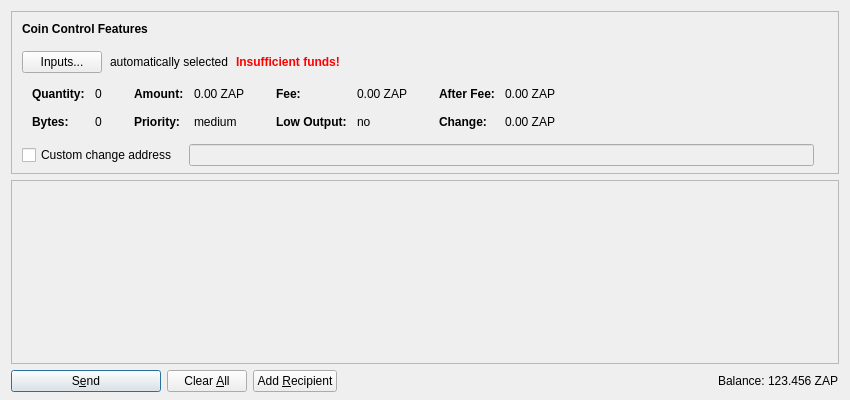
<?xml version="1.0" encoding="UTF-8"?>
<ui version="4.0">
 <class>SendCoinsDialog</class>
 <widget class="QDialog" name="SendCoinsDialog">
  <property name="geometry">
   <rect>
    <x>0</x>
    <y>0</y>
    <width>850</width>
    <height>400</height>
   </rect>
  </property>
  <property name="windowTitle">
   <string>Send Coins</string>
  </property>
  <layout class="QVBoxLayout" name="verticalLayout" stretch="0,1,0">
   <property name="bottomMargin">
    <number>8</number>
   </property>
   <item>
    <widget class="QFrame" name="frameCoinControl">
     <property name="sizePolicy">
      <sizepolicy hsizetype="Expanding" vsizetype="Expanding">
       <horstretch>0</horstretch>
       <verstretch>0</verstretch>
      </sizepolicy>
     </property>
     <property name="maximumSize">
      <size>
       <width>16777215</width>
       <height>16777215</height>
      </size>
     </property>
     <property name="frameShape">
      <enum>QFrame::StyledPanel</enum>
     </property>
     <property name="frameShadow">
      <enum>QFrame::Sunken</enum>
     </property>
     <layout class="QVBoxLayout" name="verticalLayoutCoinControl2">
      <property name="spacing">
       <number>0</number>
      </property>
      <property name="leftMargin">
       <number>0</number>
      </property>
      <property name="topMargin">
       <number>0</number>
      </property>
      <property name="rightMargin">
       <number>0</number>
      </property>
      <property name="bottomMargin">
       <number>6</number>
      </property>
      <item>
       <layout class="QVBoxLayout" name="verticalLayoutCoinControl" stretch="0,0,0,0,1">
        <property name="spacing">
         <number>0</number>
        </property>
        <property name="leftMargin">
         <number>10</number>
        </property>
        <property name="topMargin">
         <number>10</number>
        </property>
        <item>
         <layout class="QHBoxLayout" name="horizontalLayoutCoinControl1">
          <property name="bottomMargin">
           <number>15</number>
          </property>
          <item>
           <widget class="QLabel" name="labelCoinControlFeatures">
            <property name="sizePolicy">
             <sizepolicy hsizetype="Preferred" vsizetype="Maximum">
              <horstretch>0</horstretch>
              <verstretch>0</verstretch>
             </sizepolicy>
            </property>
            <property name="font">
             <font>
              <weight>75</weight>
              <bold>true</bold>
             </font>
            </property>
            <property name="styleSheet">
             <string notr="true">font-weight:bold;</string>
            </property>
            <property name="text">
             <string>Coin Control Features</string>
            </property>
           </widget>
          </item>
         </layout>
        </item>
        <item>
         <layout class="QHBoxLayout" name="horizontalLayoutCoinControl2" stretch="0,0,0,0">
          <property name="spacing">
           <number>8</number>
          </property>
          <property name="bottomMargin">
           <number>10</number>
          </property>
          <item>
           <widget class="QPushButton" name="pushButtonCoinControl">
            <property name="styleSheet">
             <string notr="true"/>
            </property>
            <property name="text">
             <string>Inputs...</string>
            </property>
           </widget>
          </item>
          <item>
           <widget class="QLabel" name="labelCoinControlAutomaticallySelected">
            <property name="text">
             <string>automatically selected</string>
            </property>
            <property name="margin">
             <number>5</number>
            </property>
           </widget>
          </item>
          <item>
           <widget class="QLabel" name="labelCoinControlInsuffFunds">
            <property name="font">
             <font>
              <weight>75</weight>
              <bold>true</bold>
             </font>
            </property>
            <property name="styleSheet">
             <string notr="true">color:red;font-weight:bold;</string>
            </property>
            <property name="text">
             <string>Insufficient funds!</string>
            </property>
            <property name="margin">
             <number>5</number>
            </property>
           </widget>
          </item>
          <item>
           <spacer name="horizontalSpacerCoinControl">
            <property name="orientation">
             <enum>Qt::Horizontal</enum>
            </property>
            <property name="sizeHint" stdset="0">
             <size>
              <width>40</width>
              <height>1</height>
             </size>
            </property>
           </spacer>
          </item>
         </layout>
        </item>
        <item>
         <widget class="QWidget" name="widgetCoinControl" native="true">
          <property name="sizePolicy">
           <sizepolicy hsizetype="Preferred" vsizetype="Preferred">
            <horstretch>0</horstretch>
            <verstretch>0</verstretch>
           </sizepolicy>
          </property>
          <property name="minimumSize">
           <size>
            <width>0</width>
            <height>0</height>
           </size>
          </property>
          <property name="styleSheet">
           <string notr="true"/>
          </property>
          <layout class="QHBoxLayout" name="horizontalLayoutCoinControl5">
           <property name="leftMargin">
            <number>0</number>
           </property>
           <property name="topMargin">
            <number>0</number>
           </property>
           <property name="rightMargin">
            <number>0</number>
           </property>
           <property name="bottomMargin">
            <number>0</number>
           </property>
           <item>
            <layout class="QHBoxLayout" name="horizontalLayoutCoinControl3" stretch="0,0,0,1">
             <property name="spacing">
              <number>20</number>
             </property>
             <property name="topMargin">
              <number>0</number>
             </property>
             <property name="bottomMargin">
              <number>10</number>
             </property>
             <item>
              <layout class="QFormLayout" name="formLayoutCoinControl1">
               <property name="horizontalSpacing">
                <number>10</number>
               </property>
               <property name="verticalSpacing">
                <number>14</number>
               </property>
               <property name="leftMargin">
                <number>10</number>
               </property>
               <property name="topMargin">
                <number>4</number>
               </property>
               <property name="rightMargin">
                <number>6</number>
               </property>
               <item row="0" column="0">
                <widget class="QLabel" name="labelCoinControlQuantityText">
                 <property name="font">
                  <font>
                   <weight>75</weight>
                   <bold>true</bold>
                  </font>
                 </property>
                 <property name="text">
                  <string>Quantity:</string>
                 </property>
                 <property name="margin">
                  <number>0</number>
                 </property>
                </widget>
               </item>
               <item row="0" column="1">
                <widget class="QLabel" name="labelCoinControlQuantity">
                 <property name="cursor">
                  <cursorShape>IBeamCursor</cursorShape>
                 </property>
                 <property name="contextMenuPolicy">
                  <enum>Qt::ActionsContextMenu</enum>
                 </property>
                 <property name="text">
                  <string notr="true">0</string>
                 </property>
                 <property name="margin">
                  <number>0</number>
                 </property>
                 <property name="textInteractionFlags">
                  <set>Qt::LinksAccessibleByMouse|Qt::TextSelectableByKeyboard|Qt::TextSelectableByMouse</set>
                 </property>
                </widget>
               </item>
               <item row="1" column="0">
                <widget class="QLabel" name="labelCoinControlBytesText">
                 <property name="font">
                  <font>
                   <weight>75</weight>
                   <bold>true</bold>
                  </font>
                 </property>
                 <property name="text">
                  <string>Bytes:</string>
                 </property>
                </widget>
               </item>
               <item row="1" column="1">
                <widget class="QLabel" name="labelCoinControlBytes">
                 <property name="cursor">
                  <cursorShape>IBeamCursor</cursorShape>
                 </property>
                 <property name="contextMenuPolicy">
                  <enum>Qt::ActionsContextMenu</enum>
                 </property>
                 <property name="text">
                  <string notr="true">0</string>
                 </property>
                 <property name="textInteractionFlags">
                  <set>Qt::LinksAccessibleByMouse|Qt::TextSelectableByKeyboard|Qt::TextSelectableByMouse</set>
                 </property>
                </widget>
               </item>
              </layout>
             </item>
             <item>
              <layout class="QFormLayout" name="formLayoutCoinControl2">
               <property name="horizontalSpacing">
                <number>10</number>
               </property>
               <property name="verticalSpacing">
                <number>14</number>
               </property>
               <property name="leftMargin">
                <number>6</number>
               </property>
               <property name="topMargin">
                <number>4</number>
               </property>
               <property name="rightMargin">
                <number>6</number>
               </property>
               <item row="0" column="0">
                <widget class="QLabel" name="labelCoinControlAmountText">
                 <property name="font">
                  <font>
                   <weight>75</weight>
                   <bold>true</bold>
                  </font>
                 </property>
                 <property name="text">
                  <string>Amount:</string>
                 </property>
                 <property name="margin">
                  <number>0</number>
                 </property>
                </widget>
               </item>
               <item row="0" column="1">
                <widget class="QLabel" name="labelCoinControlAmount">
                 <property name="cursor">
                  <cursorShape>IBeamCursor</cursorShape>
                 </property>
                 <property name="contextMenuPolicy">
                  <enum>Qt::ActionsContextMenu</enum>
                 </property>
                 <property name="text">
                  <string notr="true">0.00 ZAP</string>
                 </property>
                 <property name="textInteractionFlags">
                  <set>Qt::LinksAccessibleByMouse|Qt::TextSelectableByKeyboard|Qt::TextSelectableByMouse</set>
                 </property>
                </widget>
               </item>
               <item row="1" column="0">
                <widget class="QLabel" name="labelCoinControlPriorityText">
                 <property name="font">
                  <font>
                   <weight>75</weight>
                   <bold>true</bold>
                  </font>
                 </property>
                 <property name="text">
                  <string>Priority:</string>
                 </property>
                </widget>
               </item>
               <item row="1" column="1">
                <widget class="QLabel" name="labelCoinControlPriority">
                 <property name="cursor">
                  <cursorShape>IBeamCursor</cursorShape>
                 </property>
                 <property name="contextMenuPolicy">
                  <enum>Qt::ActionsContextMenu</enum>
                 </property>
                 <property name="text">
                  <string notr="true">medium</string>
                 </property>
                 <property name="textInteractionFlags">
                  <set>Qt::LinksAccessibleByMouse|Qt::TextSelectableByKeyboard|Qt::TextSelectableByMouse</set>
                 </property>
                </widget>
               </item>
              </layout>
             </item>
             <item>
              <layout class="QFormLayout" name="formLayoutCoinControl3">
               <property name="horizontalSpacing">
                <number>10</number>
               </property>
               <property name="verticalSpacing">
                <number>14</number>
               </property>
               <property name="leftMargin">
                <number>6</number>
               </property>
               <property name="topMargin">
                <number>4</number>
               </property>
               <property name="rightMargin">
                <number>6</number>
               </property>
               <item row="0" column="0">
                <widget class="QLabel" name="labelCoinControlFeeText">
                 <property name="font">
                  <font>
                   <weight>75</weight>
                   <bold>true</bold>
                  </font>
                 </property>
                 <property name="text">
                  <string>Fee:</string>
                 </property>
                 <property name="margin">
                  <number>0</number>
                 </property>
                </widget>
               </item>
               <item row="0" column="1">
                <widget class="QLabel" name="labelCoinControlFee">
                 <property name="cursor">
                  <cursorShape>IBeamCursor</cursorShape>
                 </property>
                 <property name="contextMenuPolicy">
                  <enum>Qt::ActionsContextMenu</enum>
                 </property>
                 <property name="text">
                  <string notr="true">0.00 ZAP</string>
                 </property>
                 <property name="textInteractionFlags">
                  <set>Qt::LinksAccessibleByMouse|Qt::TextSelectableByKeyboard|Qt::TextSelectableByMouse</set>
                 </property>
                </widget>
               </item>
               <item row="1" column="0">
                <widget class="QLabel" name="labelCoinControlLowOutputText">
                 <property name="font">
                  <font>
                   <weight>75</weight>
                   <bold>true</bold>
                  </font>
                 </property>
                 <property name="text">
                  <string>Low Output:</string>
                 </property>
                </widget>
               </item>
               <item row="1" column="1">
                <widget class="QLabel" name="labelCoinControlLowOutput">
                 <property name="cursor">
                  <cursorShape>IBeamCursor</cursorShape>
                 </property>
                 <property name="contextMenuPolicy">
                  <enum>Qt::ActionsContextMenu</enum>
                 </property>
                 <property name="text">
                  <string notr="true">no</string>
                 </property>
                 <property name="textInteractionFlags">
                  <set>Qt::LinksAccessibleByMouse|Qt::TextSelectableByKeyboard|Qt::TextSelectableByMouse</set>
                 </property>
                </widget>
               </item>
              </layout>
             </item>
             <item>
              <layout class="QFormLayout" name="formLayoutCoinControl4">
               <property name="horizontalSpacing">
                <number>10</number>
               </property>
               <property name="verticalSpacing">
                <number>14</number>
               </property>
               <property name="leftMargin">
                <number>6</number>
               </property>
               <property name="topMargin">
                <number>4</number>
               </property>
               <property name="rightMargin">
                <number>6</number>
               </property>
               <item row="0" column="0">
                <widget class="QLabel" name="labelCoinControlAfterFeeText">
                 <property name="font">
                  <font>
                   <weight>75</weight>
                   <bold>true</bold>
                  </font>
                 </property>
                 <property name="text">
                  <string>After Fee:</string>
                 </property>
                 <property name="margin">
                  <number>0</number>
                 </property>
                </widget>
               </item>
               <item row="0" column="1">
                <widget class="QLabel" name="labelCoinControlAfterFee">
                 <property name="cursor">
                  <cursorShape>IBeamCursor</cursorShape>
                 </property>
                 <property name="contextMenuPolicy">
                  <enum>Qt::ActionsContextMenu</enum>
                 </property>
                 <property name="text">
                  <string notr="true">0.00 ZAP</string>
                 </property>
                 <property name="textInteractionFlags">
                  <set>Qt::LinksAccessibleByMouse|Qt::TextSelectableByKeyboard|Qt::TextSelectableByMouse</set>
                 </property>
                </widget>
               </item>
               <item row="1" column="0">
                <widget class="QLabel" name="labelCoinControlChangeText">
                 <property name="font">
                  <font>
                   <weight>75</weight>
                   <bold>true</bold>
                  </font>
                 </property>
                 <property name="text">
                  <string>Change:</string>
                 </property>
                </widget>
               </item>
               <item row="1" column="1">
                <widget class="QLabel" name="labelCoinControlChange">
                 <property name="cursor">
                  <cursorShape>IBeamCursor</cursorShape>
                 </property>
                 <property name="contextMenuPolicy">
                  <enum>Qt::ActionsContextMenu</enum>
                 </property>
                 <property name="text">
                  <string notr="true">0.00 ZAP</string>
                 </property>
                 <property name="textInteractionFlags">
                  <set>Qt::LinksAccessibleByMouse|Qt::TextSelectableByKeyboard|Qt::TextSelectableByMouse</set>
                 </property>
                </widget>
               </item>
              </layout>
             </item>
            </layout>
           </item>
          </layout>
         </widget>
        </item>
        <item>
         <layout class="QHBoxLayout" name="horizontalLayoutCoinControl4" stretch="0,0,0">
          <property name="spacing">
           <number>12</number>
          </property>
          <property name="sizeConstraint">
           <enum>QLayout::SetDefaultConstraint</enum>
          </property>
          <property name="topMargin">
           <number>5</number>
          </property>
          <property name="rightMargin">
           <number>5</number>
          </property>
          <item>
           <widget class="QCheckBox" name="checkBoxCoinControlChange">
            <property name="toolTip">
             <string>If this is activated, but the change address is empty or invalid, change will be sent to a newly generated address.</string>
            </property>
            <property name="text">
             <string>Custom change address</string>
            </property>
           </widget>
          </item>
          <item>
           <widget class="QValidatedLineEdit" name="lineEditCoinControlChange">
            <property name="enabled">
             <bool>false</bool>
            </property>
            <property name="sizePolicy">
             <sizepolicy hsizetype="Expanding" vsizetype="Fixed">
              <horstretch>0</horstretch>
              <verstretch>0</verstretch>
             </sizepolicy>
            </property>
           </widget>
          </item>
          <item>
           <widget class="QLabel" name="labelCoinControlChangeLabel">
            <property name="sizePolicy">
             <sizepolicy hsizetype="Preferred" vsizetype="Expanding">
              <horstretch>0</horstretch>
              <verstretch>0</verstretch>
             </sizepolicy>
            </property>
            <property name="minimumSize">
             <size>
              <width>0</width>
              <height>0</height>
             </size>
            </property>
            <property name="text">
             <string/>
            </property>
            <property name="margin">
             <number>3</number>
            </property>
           </widget>
          </item>
         </layout>
        </item>
        <item>
         <spacer name="verticalSpacerCoinControl">
          <property name="orientation">
           <enum>Qt::Vertical</enum>
          </property>
          <property name="sizeHint" stdset="0">
           <size>
            <width>800</width>
            <height>1</height>
           </size>
          </property>
         </spacer>
        </item>
       </layout>
      </item>
     </layout>
    </widget>
   </item>
   <item>
    <widget class="QScrollArea" name="scrollArea">
     <property name="widgetResizable">
      <bool>true</bool>
     </property>
     <widget class="QWidget" name="scrollAreaWidgetContents">
      <property name="geometry">
       <rect>
        <x>0</x>
        <y>0</y>
        <width>830</width>
        <height>178</height>
       </rect>
      </property>
      <layout class="QVBoxLayout" name="verticalLayout_2" stretch="0,1">
       <property name="leftMargin">
        <number>0</number>
       </property>
       <property name="topMargin">
        <number>0</number>
       </property>
       <property name="rightMargin">
        <number>0</number>
       </property>
       <property name="bottomMargin">
        <number>0</number>
       </property>
       <item>
        <layout class="QVBoxLayout" name="entries">
         <property name="spacing">
          <number>6</number>
         </property>
        </layout>
       </item>
       <item>
        <spacer name="verticalSpacer">
         <property name="orientation">
          <enum>Qt::Vertical</enum>
         </property>
         <property name="sizeHint" stdset="0">
          <size>
           <width>20</width>
           <height>40</height>
          </size>
         </property>
        </spacer>
       </item>
      </layout>
     </widget>
    </widget>
   </item>
   <item>
    <layout class="QHBoxLayout" name="horizontalLayout">
     <item>
      <widget class="QPushButton" name="sendButton">
       <property name="minimumSize">
        <size>
         <width>150</width>
         <height>0</height>
        </size>
       </property>
       <property name="toolTip">
        <string>Confirm the send action</string>
       </property>
       <property name="text">
        <string>S&amp;end</string>
       </property>
       <property name="icon">
        <iconset resource="../zapcard.qrc">
         <normaloff>:/icons/send</normaloff>:/icons/send</iconset>
       </property>
       <property name="default">
        <bool>true</bool>
       </property>
      </widget>
     </item>
     <item>
      <widget class="QPushButton" name="clearButton">
       <property name="sizePolicy">
        <sizepolicy hsizetype="Minimum" vsizetype="Fixed">
         <horstretch>0</horstretch>
         <verstretch>0</verstretch>
        </sizepolicy>
       </property>
       <property name="toolTip">
        <string>Clear all fields of the form.</string>
       </property>
       <property name="text">
        <string>Clear &amp;All</string>
       </property>
       <property name="icon">
        <iconset resource="../zapcard.qrc">
         <normaloff>:/icons/remove</normaloff>:/icons/remove</iconset>
       </property>
       <property name="autoRepeatDelay">
        <number>300</number>
       </property>
       <property name="autoDefault">
        <bool>false</bool>
       </property>
      </widget>
     </item>
     <item>
      <widget class="QPushButton" name="addButton">
       <property name="toolTip">
        <string>Send to multiple recipients at once</string>
       </property>
       <property name="text">
        <string>Add &amp;Recipient</string>
       </property>
       <property name="icon">
        <iconset resource="../zapcard.qrc">
         <normaloff>:/icons/add</normaloff>:/icons/add</iconset>
       </property>
       <property name="autoDefault">
        <bool>false</bool>
       </property>
      </widget>
     </item>
     <item>
      <spacer name="horizontalSpacer">
       <property name="orientation">
        <enum>Qt::Horizontal</enum>
       </property>
       <property name="sizeHint" stdset="0">
        <size>
         <width>40</width>
         <height>20</height>
        </size>
       </property>
      </spacer>
     </item>
     <item>
      <layout class="QHBoxLayout" name="horizontalLayout_2">
       <property name="spacing">
        <number>3</number>
       </property>
       <item>
        <widget class="QLabel" name="label">
         <property name="sizePolicy">
          <sizepolicy hsizetype="Preferred" vsizetype="Fixed">
           <horstretch>0</horstretch>
           <verstretch>0</verstretch>
          </sizepolicy>
         </property>
         <property name="text">
          <string>Balance:</string>
         </property>
        </widget>
       </item>
       <item>
        <widget class="QLabel" name="labelBalance">
         <property name="sizePolicy">
          <sizepolicy hsizetype="Preferred" vsizetype="Fixed">
           <horstretch>0</horstretch>
           <verstretch>0</verstretch>
          </sizepolicy>
         </property>
         <property name="cursor">
          <cursorShape>IBeamCursor</cursorShape>
         </property>
         <property name="text">
          <string notr="true">123.456 ZAP</string>
         </property>
         <property name="textInteractionFlags">
          <set>Qt::LinksAccessibleByMouse|Qt::TextSelectableByKeyboard|Qt::TextSelectableByMouse</set>
         </property>
        </widget>
       </item>
      </layout>
     </item>
    </layout>
   </item>
  </layout>
 </widget>
 <customwidgets>
  <customwidget>
   <class>QValidatedLineEdit</class>
   <extends>QLineEdit</extends>
   <header>qvalidatedlineedit.h</header>
  </customwidget>
 </customwidgets>
 <resources>
  <include location="../zapcard.qrc"/>
 </resources>
 <connections/>
</ui>
